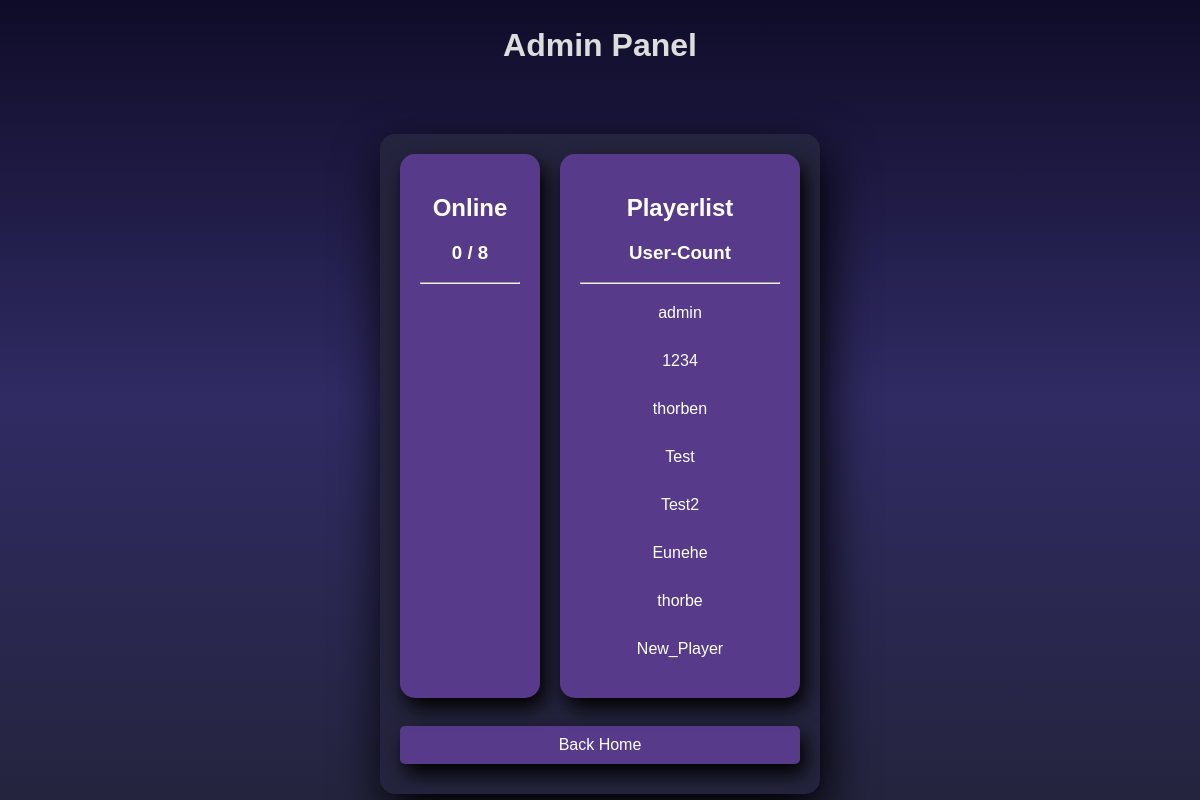
/admin (signed in), run on an earlier commit of the app's database.
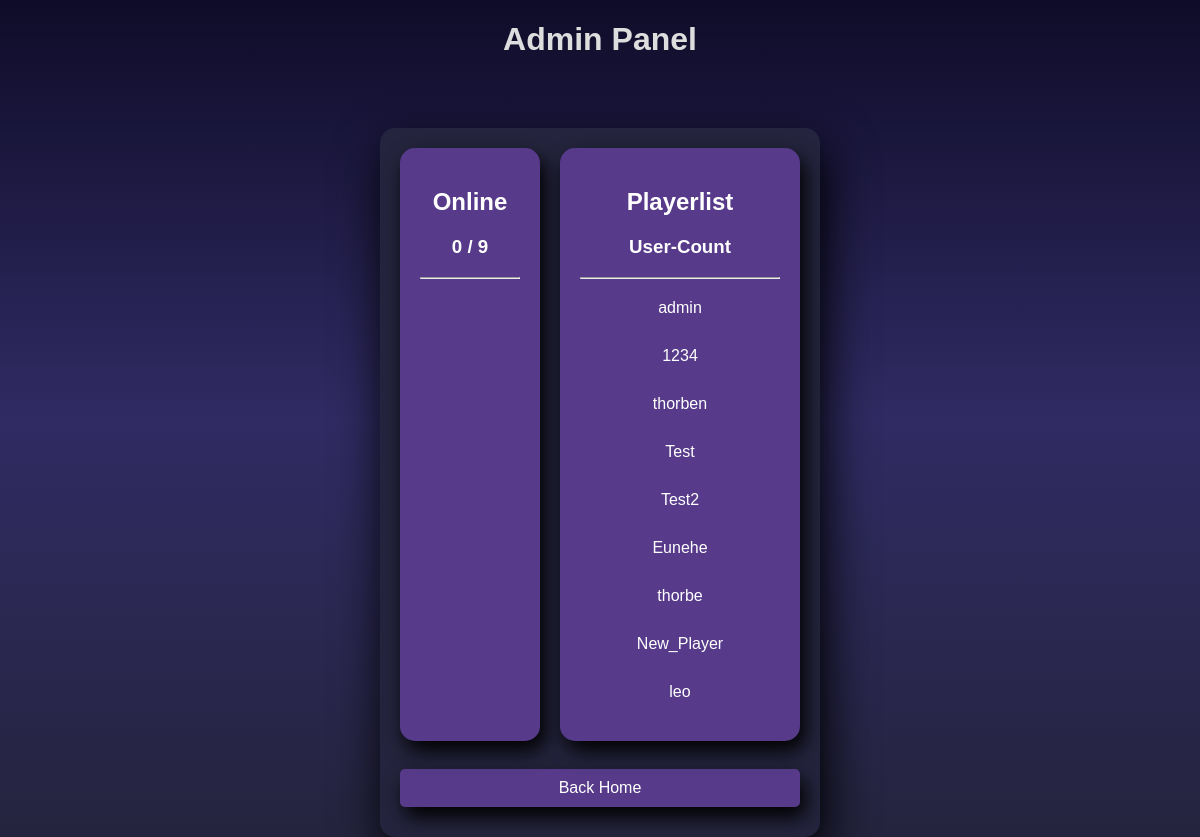
And on a later commit of the database.
### tables this page shows
CREATE TABLE player(username, password, id);

### main.py (the view)
@app.route('/admin')
def admin():
    user = session.get('username')
    if user is None:
        return redirect(url_for('open_reg_log'))
    elif user != 'admin':
        return redirect(url_for('home'))
    else:
        result = get_player_names()
        player_list = []
        for x in range(0, len(result)):
            player_list.append(result[x][0])
        return render_template('admin.html', users=loggedUsers, curUsers=len(loggedUsers), maxUsers=get_player_count(), allUsers=player_list)

### backend/database.py (called while the page is built)
def get_player_count():
    cmd = 'SELECT COUNT(*) FROM player'
    res = cur.execute(cmd)
    return res.fetchone()[0]

def get_player_names():
    cmd = 'SELECT username FROM player'
    res = cur.execute(cmd)
    result = res.fetchall()
    return result

### templates/admin.html (shortened to what this page needs)
<!DOCTYPE html>
<html>
<head>
    <link rel="stylesheet" href="{{ url_for('static', filename='styles/admin.css') }}">
</head>
<body>
    <div class="container">
        <h1>Admin Panel</h1>
        <div class="main">
            <div id="parent">
                <div class="online_player central_div" id="narrow">
                    <h2>Online</h2>
                    <h3 id="userCount">{{ curUsers }} / {{ maxUsers }}</h3>
                    <hr>
                </div>
                <div class="general_players central_div" id="wide">
                    <h2>Playerlist</h2>
                    <h3 id="allUsers">User-Count</h3>
                    <hr>
                    <div id="alluserList">
                        {% for user in allUsers %}
                            <div class="users" id="userFormat">
                                <a id="userFormatLink" class="user">{{ user }}</a>
                            </div>
                        {% endfor %}
                    </div>
                </div>
            </div>
            <br>
            <a href="{{ url_for('home') }}" id="shadow">Back Home</a>
        </div>
    </div>
</body>
</html>

### static/styles/admin.css (style rules this page uses)
body { margin: 0; padding: 0; display: flex; justify-content: center; align-items: center; min-height: 100vh; font-family: 'Jost', sans-serif; background: linear-gradient(to bottom, #0f0c29, #302b63, #24243e); color: white; }
.main { width: 400px; padding: 20px; background: #eee; border-radius: 15px; box-shadow: 5px 20px 50px #000; text-align: center; background: #24243e; }
#parent { display: flex; column-gap: 20px; }
.central_div { padding: 20px; background: #eee; border-radius: 15px; box-shadow: 5px 10px 20px #000; text-align: center; background: #573b8a; }
#shadow { box-shadow: 5px 10px 20px #000; }
#narrow { width: 100px; }
#wide { flex: 1; }
#userFormat { background: #24243e; border-radius: 15px; }
.container { display: flex; flex-direction: column; align-items: center; gap: 50px; }
h1 { font-size: 2em; margin-bottom: 20px; color: #ddd; }
a { display: block; text-decoration: none; background: #573b8a; color: #fff; padding: 10px; border-radius: 5px; margin: 10px 0; transition: background 0.3s; }

What changed in the data, as far as the page shows it:
added player: username "leo"
Also different on the page:
{{ maxUsers }}: "8" → "9"
